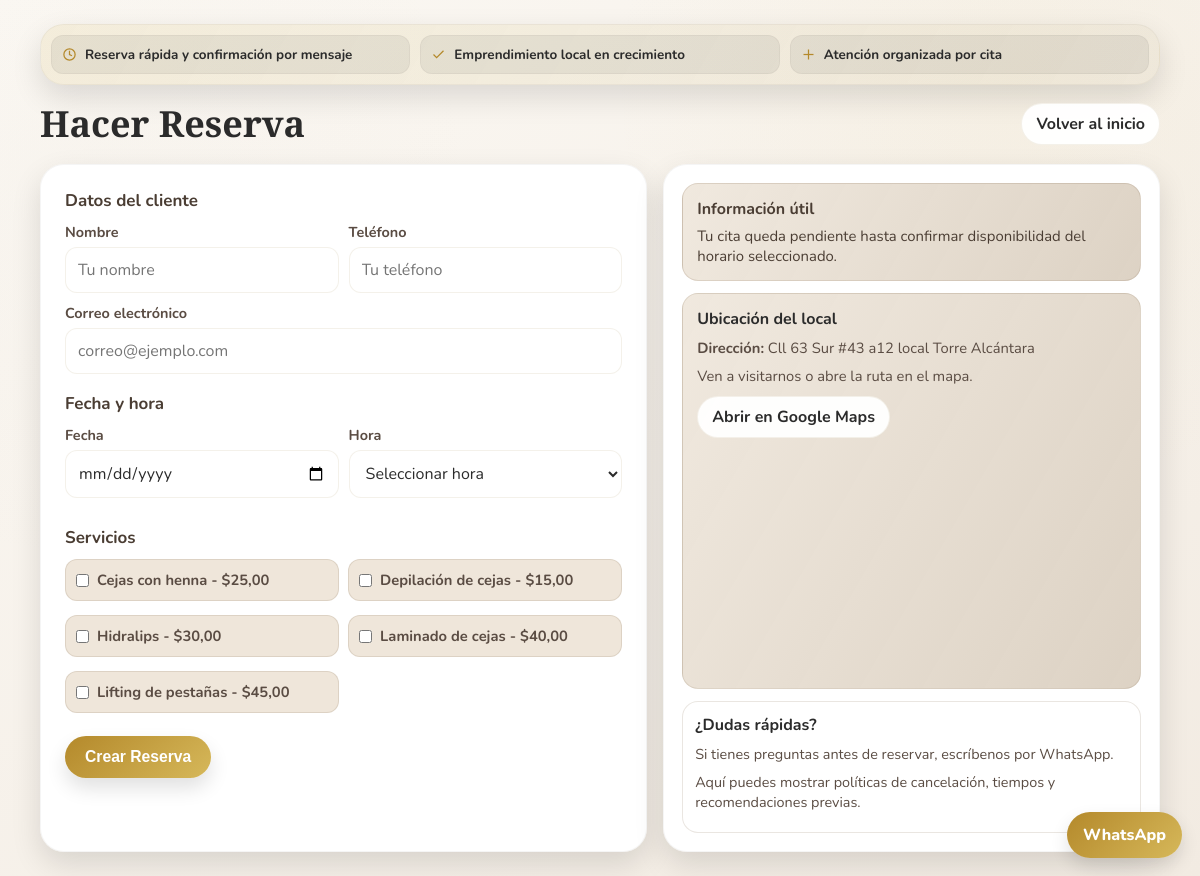
The page /reserva/ on the database its author committed.
### aurora_studio_app/models.py (models this page shows, shortened)
class Servicio(models.Model):
    nombre = models.CharField(max_length=200)
    categoria = models.CharField(
        max_length=100,
        default="General",
        help_text=_("Categoría del servicio (ej: Uñas, Cejas, Pestañas, Facial)"),
    )
    descripcion = models.TextField()
    precio = models.DecimalField(max_digits=10, decimal_places=2)
    duracion = models.DecimalField(
        max_digits=4,
        decimal_places=2,
        help_text=_("Duración del servicio en horas")
    )

### aurora_studio_app/views.py (the view, shortened to what this page needs)
# urls.py: path('reserva/', ReservaView.as_view(), name='reserva'),
class ReservaView(View):
    template_name = 'aurora_studio_app/reserva.html'
    def get(self, request):
        repo_servicio = RepositorioServicioDjango()
        servicio_service = ServicioService(repositorio_servicio=repo_servicio)
        servicios = servicio_service.listar_servicios_activos()
        context = {
            'servicios': servicios,
            'reserva_video': _media_item('tucita.mp4'),
        }
        context.update(_build_ubicacion_context())
        return render(request, self.template_name, context)

### aurora_studio_app/infra/composition.py (called while the page is built)
def build_ubicacion_local() -> UbicacionLocalGoogleMapsAdapter:
	return UbicacionLocalGoogleMapsAdapter()

### aurora_studio_app/infra/repositories.py (called while the page is built)
	def obtener_todos_ordenados_por_nombre(self) -> list[Servicio]:
		return list(Servicio.objects.all().order_by('nombre'))

### aurora_studio_app/infra/servicios.py (called while the page is built)
	def obtener_direccion(self) -> str:
		return self.direccion

	def obtener_url_mapa(self) -> str:
		return getattr(
			settings,
			"BUSINESS_MAPS_EMBED_URL",
			f"https://www.google.com/maps?q={quote_plus(self.direccion)}&output=embed",
		)

	def obtener_url_ruta(self) -> str:
		return getattr(
			settings,
			"BUSINESS_MAPS_DIRECTIONS_URL",
			f"https://www.google.com/maps/search/?api=1&query={quote_plus(self.direccion)}",
		)

### aurora_studio_app/services.py (called while the page is built)
    def listar_servicios_activos(self) -> List[Servicio]:
        return self.repositorio.obtener_todos_ordenados_por_nombre()

### aurora_studio_app/views.py (called while the page is built, shortened)
def _media_item(filename: str) -> dict | None:
    espacios_dir = Path(getattr(settings, 'MEDIA_ROOT', settings.BASE_DIR / 'media')) / 'espacios'
    archivo = espacios_dir / filename
    if not archivo.exists():
        return None

def _build_ubicacion_context() -> dict:
    adaptador = build_ubicacion_local()
    return {
        'ubicacion_local_nombre': getattr(settings, 'BUSINESS_NAME', 'Aurora Studio'),
        'ubicacion_local_direccion': adaptador.obtener_direccion(),
        'ubicacion_local_mapa_url': adaptador.obtener_url_mapa(),
        'ubicacion_local_ruta_url': adaptador.obtener_url_ruta(),
    }

### aurora_studio_app/templates/aurora_studio_app/reserva.html (shortened to what this page needs)
<!DOCTYPE html>
<html lang="es">
<head>
    {% load i18n static %}
    <link rel="stylesheet" href="{% static 'aurora_studio_app/css/overrides.css' %}">
</head>
<body>
    <div class="shell">
        <div class="notice">
            <div class="notice-chip">
                <svg viewBox="0 0 24 24"><path d="M12 6v6l4 2"></path><circle cx="12" cy="12" r="9"></circle></svg>
                {% trans "Reserva rápida y confirmación por mensaje" %}
            </div>
            <div class="notice-chip">
                <svg viewBox="0 0 24 24"><path d="M20 6 9 17l-5-5"></path></svg>
                {% trans "Emprendimiento local en crecimiento" %}
            </div>
            <div class="notice-chip">
                <svg viewBox="0 0 24 24"><path d="M4 12h16"></path><path d="M12 4v16"></path></svg>
                {% trans "Atención organizada por cita" %}
            </div>
        </div>
        <div class="top">
            <h1>{% trans "Hacer Reserva" %}</h1>
            <a class="link-back" href="{% url 'home' %}">{% trans "Volver al inicio" %}</a>
        </div>
        <div class="layout">
            <form class="card form-card" method="post">
                <section class="section">
                    <h3>{% trans "Datos del cliente" %}</h3>
                    <div class="field-row">
                        <div class="field">
                            <label for="nombre">{% trans "Nombre" %}</label>
                            <input id="nombre" type="text" name="nombre" placeholder="{% trans "Tu nombre" %}" required>
                        </div>
                        <div class="field">
                            <label for="telefono">{% trans "Teléfono" %}</label>
                            <input id="telefono" type="tel" name="telefono" placeholder="{% trans "Tu teléfono" %}" required>
                        </div>
                    </div>
                    <div class="field">
                        <label for="email">{% trans "Correo electrónico" %}</label>
                        <input id="email" type="email" name="email" placeholder="{% trans 'correo@ejemplo.com' %}" required>
                    </div>
                </section>
                <section class="section">
                    <h3>{% trans "Fecha y hora" %}</h3>
                    <div class="field-row">
                        <div class="field">
                            <label for="fecha">{% trans "Fecha" %}</label>
                            <input id="fecha" type="date" name="fecha" required>
                        </div>
                        <div class="field">
                            <label for="hora_inicio">{% trans "Hora" %}</label>
                            <select id="hora_inicio" name="hora_inicio" required>
                                <option value="">{% trans "Seleccionar hora" %}</option>
                            </select>
                        </div>
                    </div>
                </section>
                <section class="section">
                    <h3>{% trans "Servicios" %}</h3>
                    <div class="services-list">
                        {% for servicio in servicios %}
                            <label class="service-option">
                                <input type="checkbox" name="servicios" value="{{ servicio.id }}">
                                <span>{{ servicio.nombre }} - ${{ servicio.precio }}</span>
                            </label>
                        {% endfor %}
                    </div>
                </section>
                <button class="submit-btn" type="submit">{% trans "Crear Reserva" %}</button>
            </form>
            <aside class="card helper-card">
                <div class="tips">
                    <strong>{% trans "Información útil" %}</strong>
                    <p>{% trans "Tu cita queda pendiente hasta confirmar disponibilidad del horario seleccionado." %}</p>
                </div>
                <div class="location-box">
                    <h4>{% trans "Ubicación del local" %}</h4>
                    <p><strong>{% trans "Dirección" %}:</strong> {{ ubicacion_local_direccion }}</p>
                    <p>{% trans "Ven a visitarnos o abre la ruta en el mapa." %}</p>
                    <div class="location-links">
                        <a class="link-back" href="{{ ubicacion_local_ruta_url }}" target="_blank" rel="noopener noreferrer">{% trans "Abrir en Google Maps" %}</a>
                    </div>
                    <iframe class="map-frame" src="{{ ubicacion_local_mapa_url }}" loading="lazy" title="{% trans 'Mapa de ubicación del local' %}"></iframe>
                </div>
                <div class="micro-faq">
                    <h4>{% trans "¿Dudas rápidas?" %}</h4>
                    <p>{% trans "Si tienes preguntas antes de reservar, escríbenos por WhatsApp." %}</p>
                    <p>{% trans "Aquí puedes mostrar políticas de cancelación, tiempos y recomendaciones previas." %}</p>
                </div>
            </aside>
        </div>
    </div>
    <a class="wa-float" href="https://wa.me/573001112233?text=Hola%20aurora%2C%20quiero%20agendar%20mi%20reserva" target="_blank" rel="noopener noreferrer">
        {% trans "WhatsApp" %}
    </a>
</body>
</html>

### rows shown on the page
Servicio: nombre "Cejas con henna", precio "25,00"
Servicio: nombre "Depilación de cejas", precio "15,00"
Servicio: nombre "Hidralips", precio "30,00"
Servicio: nombre "Laminado de cejas", precio "40,00"
Servicio: nombre "Lifting de pestañas", precio "45,00"

### other values the page prints
{{ ubicacion_local_direccion }} "Cll 63 Sur #43 a12 local Torre Alcántara"
